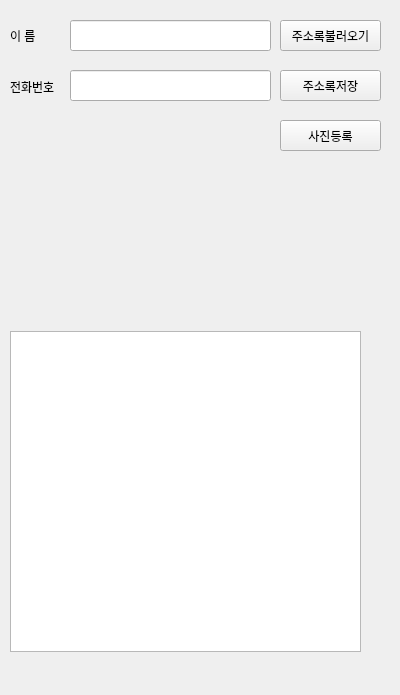
<?xml version="1.0" encoding="UTF-8"?>
<ui version="4.0">
 <class>Form</class>
 <widget class="QWidget" name="Form">
  <property name="geometry">
   <rect>
    <x>0</x>
    <y>0</y>
    <width>400</width>
    <height>695</height>
   </rect>
  </property>
  <property name="windowTitle">
   <string>Form</string>
  </property>
  <widget class="QLabel" name="name_label">
   <property name="geometry">
    <rect>
     <x>10</x>
     <y>20</y>
     <width>51</width>
     <height>31</height>
    </rect>
   </property>
   <property name="text">
    <string>이 름</string>
   </property>
  </widget>
  <widget class="QLineEdit" name="name_edit">
   <property name="geometry">
    <rect>
     <x>70</x>
     <y>20</y>
     <width>201</width>
     <height>31</height>
    </rect>
   </property>
  </widget>
  <widget class="QLabel" name="number_label">
   <property name="geometry">
    <rect>
     <x>10</x>
     <y>71</y>
     <width>51</width>
     <height>31</height>
    </rect>
   </property>
   <property name="text">
    <string>전화번호</string>
   </property>
  </widget>
  <widget class="QLineEdit" name="number_edit">
   <property name="geometry">
    <rect>
     <x>70</x>
     <y>70</y>
     <width>201</width>
     <height>31</height>
    </rect>
   </property>
  </widget>
  <widget class="QPushButton" name="upload_button">
   <property name="geometry">
    <rect>
     <x>280</x>
     <y>120</y>
     <width>101</width>
     <height>31</height>
    </rect>
   </property>
   <property name="text">
    <string>사진등록</string>
   </property>
  </widget>
  <widget class="QPushButton" name="save_button">
   <property name="geometry">
    <rect>
     <x>280</x>
     <y>70</y>
     <width>101</width>
     <height>31</height>
    </rect>
   </property>
   <property name="text">
    <string>주소록저장</string>
   </property>
  </widget>
  <widget class="QPushButton" name="number_button">
   <property name="geometry">
    <rect>
     <x>280</x>
     <y>20</y>
     <width>101</width>
     <height>31</height>
    </rect>
   </property>
   <property name="text">
    <string>주소록불러오기</string>
   </property>
  </widget>
  <widget class="QListView" name="listView">
   <property name="geometry">
    <rect>
     <x>10</x>
     <y>331</y>
     <width>351</width>
     <height>321</height>
    </rect>
   </property>
  </widget>
  <widget class="QLabel" name="photo_label">
   <property name="geometry">
    <rect>
     <x>10</x>
     <y>110</y>
     <width>201</width>
     <height>211</height>
    </rect>
   </property>
   <property name="text">
    <string/>
   </property>
   <property name="pixmap">
    <pixmap>이정재.png</pixmap>
   </property>
   <property name="scaledContents">
    <bool>true</bool>
   </property>
  </widget>
 </widget>
 <resources/>
 <connections/>
</ui>
